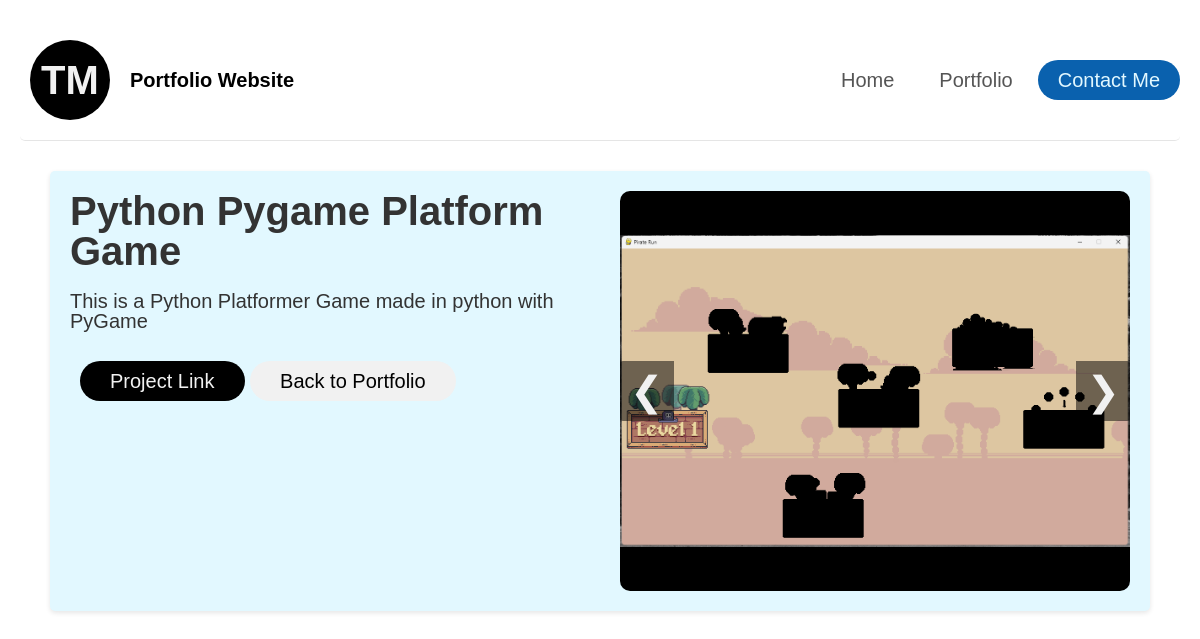
/project/1/, run on the app's committed database.
### main/models.py (models this page shows, shortened)
class Project(models.Model):
    title = models.CharField(max_length=250)
    description = models.TextField()
    tags = models.ManyToManyField(Tag, related_name="projects")
    link = models.URLField(max_length=200, blank=True)

class ProjectImage(models.Model):
    project = models.ForeignKey(Project, related_name="images", on_delete=models.CASCADE)
    image = models.ImageField(upload_to="project/images/")

### main/views.py (the view)
# urls.py: path("project/<int:id>/", views.project, name="project")
def project(request, id):
    project = get_object_or_404(Project, pk=id)
    return render(request, "project.html", {"project": project})

### main/templates/project.html (shortened to what this page needs)
{% extends 'base.html' %} {% load static %}  {% block extrahead %}
<link rel="stylesheet" href="{% static 'css/project.css' %} " />
{% endblock extrahead %} {% block content %}
<section class="project container">
    <div class="project-card">
        <div class="project-info">
            <h1>{{project.title}}</h1>
            <p>{{project.description}}</p>
            <div class="button-container big-screen">
                <a class="button black" href="{{project.link}}">Project Link</a>
                <a class="button white" href="{% url 'portfolio' %}"
                    >Back to Portfolio</a
                >
            </div>
        </div>
        <div class="carousel">
            <div class="carousel-images">
                {% for image in project.images.all %}
                <div class="carousel-item">
                    <img src="{{ image.image.url }}" alt="Project Image" />
                </div>
                {% endfor %}
            </div>
            <a class="carousel-control prev" onclick="moveSlide(-1)"
                >&#10094;</a
            >
            <a class="carousel-control next" onclick="moveSlide(1)">&#10095;</a>
        </div>
    </div>
</section>
{% endblock content %}

### main/static/css/base.css (style rules this page uses)
*, *::before, *::after { box-sizing: border-box; margin: 0; padding: 0; font-family: "Arial", sans-serif; font-size: 20px; }
:root { --base: #555; --base-100: #f1f1f1; --base-400: #555; --base-800: #000; --yellow: #ffda4b; --yellow-100: #fffbe6; --yellow-400: #ffda4b; --yellow-800: #8b6f00; --blue: #0a61ae; --blue-100: #e2f8ff; --blue-400: #61dafb; --blue-800: #0a61ae; }
body { font-family: "Segoe UI", Tahoma, Geneva, Verdana, sans-serif; line-height: 1; color: #333; padding: 20px; }

### data on the page
Project: title "Python Pygame Platform Game", description "This is a Python Platformer Game made in python with PyGame"
ProjectImage: image (picture)
